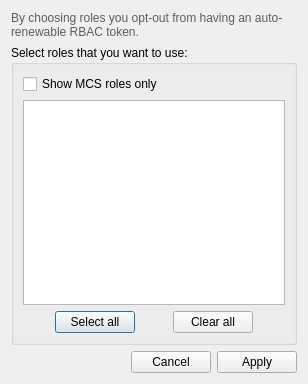
<?xml version="1.0" encoding="UTF-8"?>
<ui version="4.0">
 <class>Dialog</class>
 <widget class="QDialog" name="Dialog">
  <property name="geometry">
   <rect>
    <x>0</x>
    <y>0</y>
    <width>308</width>
    <height>384</height>
   </rect>
  </property>
  <property name="windowTitle">
   <string>RBAC Role Picker</string>
  </property>
  <layout class="QVBoxLayout" name="verticalLayout_2">
   <item>
    <widget class="QLabel" name="notice_label">
     <property name="palette">
      <palette>
       <active>
        <colorrole role="WindowText">
         <brush brushstyle="SolidPattern">
          <color alpha="255">
           <red>93</red>
           <green>93</green>
           <blue>93</blue>
          </color>
         </brush>
        </colorrole>
       </active>
       <inactive>
        <colorrole role="WindowText">
         <brush brushstyle="SolidPattern">
          <color alpha="255">
           <red>93</red>
           <green>93</green>
           <blue>93</blue>
          </color>
         </brush>
        </colorrole>
       </inactive>
       <disabled>
        <colorrole role="WindowText">
         <brush brushstyle="SolidPattern">
          <color alpha="255">
           <red>190</red>
           <green>190</green>
           <blue>190</blue>
          </color>
         </brush>
        </colorrole>
       </disabled>
      </palette>
     </property>
     <property name="text">
      <string>By choosing roles you opt-out from having an auto-renewable RBAC token.</string>
     </property>
     <property name="wordWrap">
      <bool>true</bool>
     </property>
    </widget>
   </item>
   <item>
    <widget class="QGroupBox" name="groupBox">
     <property name="title">
      <string>Select roles that you want to use:</string>
     </property>
     <layout class="QVBoxLayout" name="verticalLayout">
      <item>
       <widget class="QCheckBox" name="mcs_checkbox">
        <property name="text">
         <string>Show MCS roles only</string>
        </property>
       </widget>
      </item>
      <item>
       <widget class="QListView" name="role_view">
        <property name="editTriggers">
         <set>QAbstractItemView::NoEditTriggers</set>
        </property>
        <property name="showDropIndicator" stdset="0">
         <bool>false</bool>
        </property>
        <property name="alternatingRowColors">
         <bool>true</bool>
        </property>
        <property name="selectionMode">
         <enum>QAbstractItemView::NoSelection</enum>
        </property>
        <property name="selectionBehavior">
         <enum>QAbstractItemView::SelectRows</enum>
        </property>
       </widget>
      </item>
      <item>
       <layout class="QHBoxLayout" name="horizontalLayout">
        <item>
         <spacer name="horizontalSpacer_2">
          <property name="orientation">
           <enum>Qt::Horizontal</enum>
          </property>
          <property name="sizeHint" stdset="0">
           <size>
            <width>40</width>
            <height>20</height>
           </size>
          </property>
         </spacer>
        </item>
        <item>
         <widget class="QPushButton" name="btn_select_all">
          <property name="text">
           <string>Select all</string>
          </property>
         </widget>
        </item>
        <item>
         <spacer name="horizontalSpacer">
          <property name="orientation">
           <enum>Qt::Horizontal</enum>
          </property>
          <property name="sizeHint" stdset="0">
           <size>
            <width>40</width>
            <height>20</height>
           </size>
          </property>
         </spacer>
        </item>
        <item>
         <widget class="QPushButton" name="btn_clear_all">
          <property name="text">
           <string>Clear all</string>
          </property>
         </widget>
        </item>
        <item>
         <spacer name="horizontalSpacer_3">
          <property name="orientation">
           <enum>Qt::Horizontal</enum>
          </property>
          <property name="sizeHint" stdset="0">
           <size>
            <width>40</width>
            <height>20</height>
           </size>
          </property>
         </spacer>
        </item>
       </layout>
      </item>
     </layout>
    </widget>
   </item>
   <item>
    <widget class="QDialogButtonBox" name="btn_box">
     <property name="standardButtons">
      <set>QDialogButtonBox::Apply|QDialogButtonBox::Cancel</set>
     </property>
    </widget>
   </item>
  </layout>
 </widget>
 <resources/>
 <connections/>
</ui>
